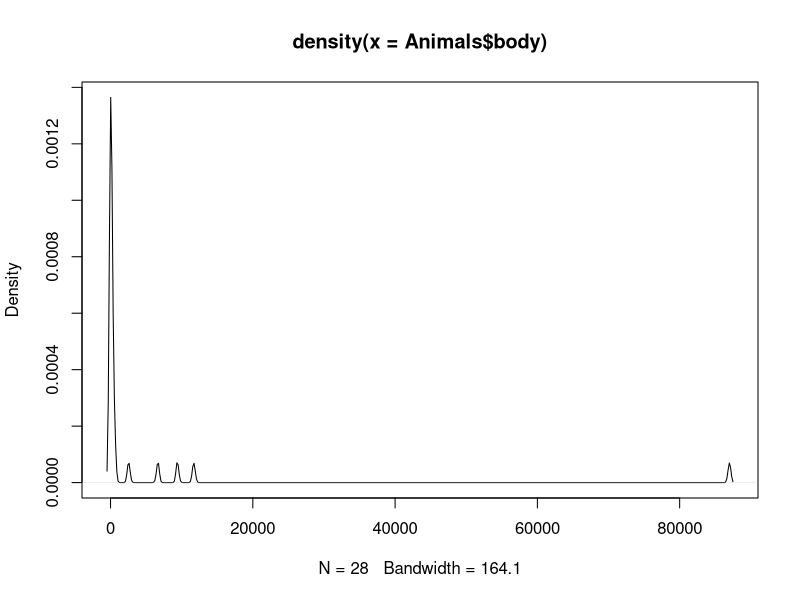
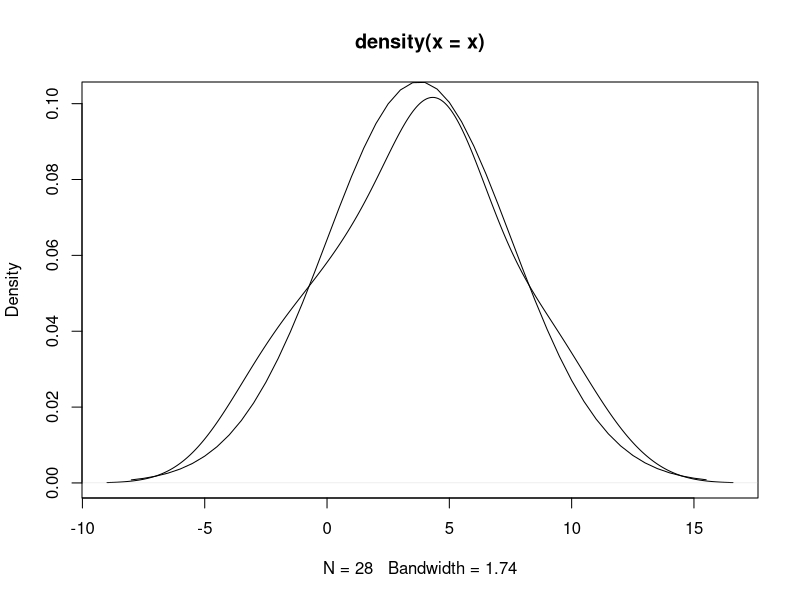

Write the R code that produced these figures, in order.
#a

library(MASS)
plot(density(Animals$body))
x <- log(Animals$body)
plot(density(x))

#b
m <- mean(x)
s <- sd(x)
y <- pretty(c(m - 3 * s, m + 3 * s), 50)
lines(y, dnorm(y, mean = m, sd = s))
